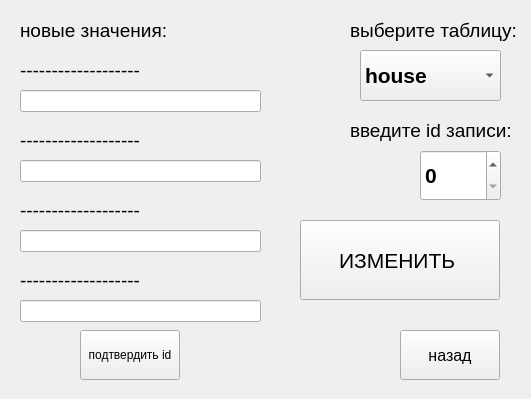
<?xml version="1.0" encoding="UTF-8"?>
<ui version="4.0">
 <class>editwindow</class>
 <widget class="QWidget" name="editwindow">
  <property name="geometry">
   <rect>
    <x>0</x>
    <y>0</y>
    <width>531</width>
    <height>399</height>
   </rect>
  </property>
  <property name="windowTitle">
   <string>Update</string>
  </property>
  <widget class="QComboBox" name="comboBox">
   <property name="geometry">
    <rect>
     <x>360</x>
     <y>50</y>
     <width>141</width>
     <height>51</height>
    </rect>
   </property>
   <property name="font">
    <font>
     <pointsize>16</pointsize>
     <bold>true</bold>
    </font>
   </property>
   <item>
    <property name="text">
     <string>house</string>
    </property>
   </item>
   <item>
    <property name="text">
     <string>customer</string>
    </property>
   </item>
   <item>
    <property name="text">
     <string>booking</string>
    </property>
   </item>
  </widget>
  <widget class="QLabel" name="label_6">
   <property name="geometry">
    <rect>
     <x>20</x>
     <y>20</y>
     <width>211</width>
     <height>21</height>
    </rect>
   </property>
   <property name="font">
    <font>
     <pointsize>14</pointsize>
    </font>
   </property>
   <property name="text">
    <string>новые значения:</string>
   </property>
  </widget>
  <widget class="QLineEdit" name="lineEdit">
   <property name="geometry">
    <rect>
     <x>20</x>
     <y>90</y>
     <width>241</width>
     <height>22</height>
    </rect>
   </property>
   <property name="font">
    <font>
     <pointsize>14</pointsize>
     <bold>true</bold>
    </font>
   </property>
  </widget>
  <widget class="QLineEdit" name="lineEdit_2">
   <property name="geometry">
    <rect>
     <x>20</x>
     <y>160</y>
     <width>241</width>
     <height>22</height>
    </rect>
   </property>
   <property name="font">
    <font>
     <pointsize>14</pointsize>
     <bold>true</bold>
    </font>
   </property>
  </widget>
  <widget class="QLineEdit" name="lineEdit_3">
   <property name="geometry">
    <rect>
     <x>20</x>
     <y>230</y>
     <width>241</width>
     <height>22</height>
    </rect>
   </property>
   <property name="font">
    <font>
     <pointsize>14</pointsize>
     <bold>true</bold>
    </font>
   </property>
  </widget>
  <widget class="QLineEdit" name="lineEdit_4">
   <property name="geometry">
    <rect>
     <x>20</x>
     <y>300</y>
     <width>241</width>
     <height>22</height>
    </rect>
   </property>
   <property name="font">
    <font>
     <pointsize>14</pointsize>
     <bold>true</bold>
    </font>
   </property>
  </widget>
  <widget class="QLabel" name="label_7">
   <property name="geometry">
    <rect>
     <x>350</x>
     <y>20</y>
     <width>171</width>
     <height>21</height>
    </rect>
   </property>
   <property name="font">
    <font>
     <pointsize>14</pointsize>
    </font>
   </property>
   <property name="text">
    <string>выберите таблицу:</string>
   </property>
  </widget>
  <widget class="QLabel" name="label_8">
   <property name="geometry">
    <rect>
     <x>350</x>
     <y>120</y>
     <width>171</width>
     <height>21</height>
    </rect>
   </property>
   <property name="font">
    <font>
     <pointsize>14</pointsize>
    </font>
   </property>
   <property name="text">
    <string>введите id записи:</string>
   </property>
  </widget>
  <widget class="QSpinBox" name="spinBox">
   <property name="geometry">
    <rect>
     <x>420</x>
     <y>150</y>
     <width>81</width>
     <height>51</height>
    </rect>
   </property>
   <property name="font">
    <font>
     <pointsize>16</pointsize>
     <bold>true</bold>
    </font>
   </property>
  </widget>
  <widget class="QPushButton" name="editbutton">
   <property name="geometry">
    <rect>
     <x>300</x>
     <y>220</y>
     <width>200</width>
     <height>80</height>
    </rect>
   </property>
   <property name="font">
    <font>
     <pointsize>16</pointsize>
    </font>
   </property>
   <property name="text">
    <string>ИЗМЕНИТЬ </string>
   </property>
  </widget>
  <widget class="QPushButton" name="backbutton">
   <property name="geometry">
    <rect>
     <x>400</x>
     <y>330</y>
     <width>100</width>
     <height>50</height>
    </rect>
   </property>
   <property name="font">
    <font>
     <pointsize>12</pointsize>
    </font>
   </property>
   <property name="text">
    <string>назад</string>
   </property>
  </widget>
  <widget class="QLabel" name="tag_1">
   <property name="geometry">
    <rect>
     <x>20</x>
     <y>60</y>
     <width>211</width>
     <height>21</height>
    </rect>
   </property>
   <property name="font">
    <font>
     <pointsize>14</pointsize>
    </font>
   </property>
   <property name="text">
    <string>-------------------</string>
   </property>
  </widget>
  <widget class="QLabel" name="tag_2">
   <property name="geometry">
    <rect>
     <x>20</x>
     <y>130</y>
     <width>211</width>
     <height>21</height>
    </rect>
   </property>
   <property name="font">
    <font>
     <pointsize>14</pointsize>
    </font>
   </property>
   <property name="text">
    <string>-------------------</string>
   </property>
  </widget>
  <widget class="QLabel" name="tag_3">
   <property name="geometry">
    <rect>
     <x>20</x>
     <y>200</y>
     <width>211</width>
     <height>21</height>
    </rect>
   </property>
   <property name="font">
    <font>
     <pointsize>14</pointsize>
    </font>
   </property>
   <property name="text">
    <string>-------------------</string>
   </property>
  </widget>
  <widget class="QLabel" name="tag_4">
   <property name="geometry">
    <rect>
     <x>20</x>
     <y>270</y>
     <width>211</width>
     <height>21</height>
    </rect>
   </property>
   <property name="font">
    <font>
     <pointsize>14</pointsize>
    </font>
   </property>
   <property name="text">
    <string>-------------------</string>
   </property>
  </widget>
  <widget class="QPushButton" name="editbutton_2">
   <property name="geometry">
    <rect>
     <x>80</x>
     <y>330</y>
     <width>100</width>
     <height>50</height>
    </rect>
   </property>
   <property name="font">
    <font>
     <pointsize>9</pointsize>
    </font>
   </property>
   <property name="text">
    <string>подтвердить id</string>
   </property>
  </widget>
 </widget>
 <resources/>
 <connections/>
</ui>
